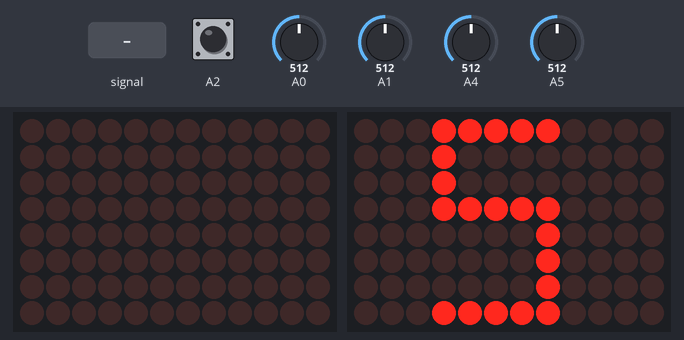
This sketch was run on a simulated Arduino Uno R4 WiFi. On the bench: 2 × 12×8 LED matrix. The test bench sets the inputs (shaded band); at power-on: A2 HIGH, A0 = 512, A1 = 512, A4 = 512, A5 = 512. Random numbers use the default seed unless the sketch sets one.

Above: at 1.2 s.
1.3 s: A0 fed a 200 Hz sine of ±81 counts around its level
At 1.52 s:
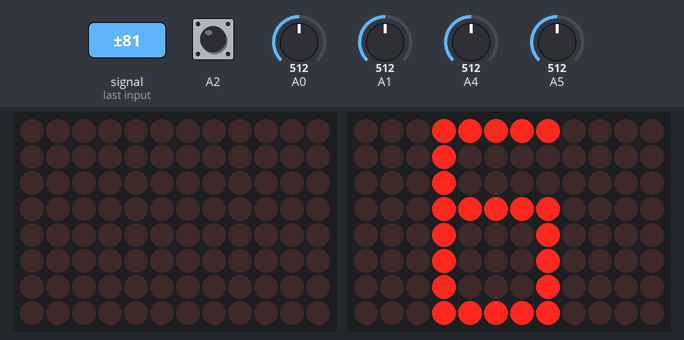
3.4 s: A2 pulled LOW for 0.15 s
At 3.8 s:
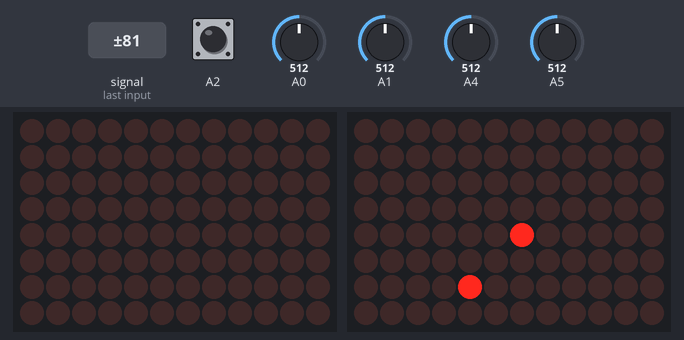
4.1 s: A2 pulled LOW for 3.2 s
At 17.4 s:
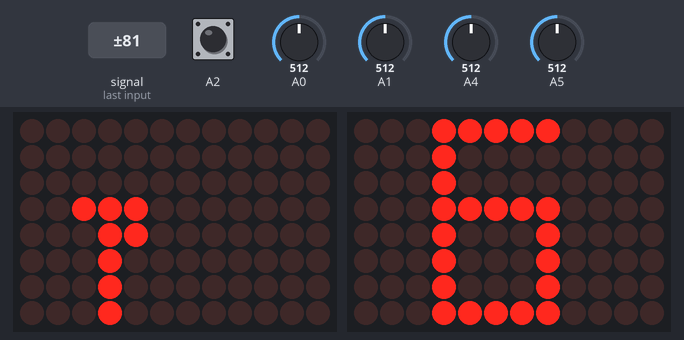

The sketch:

snake.ino
```cpp
// #include <Arduino_LED_Matrix.h>

#include "JoyStick.h"
#include "number_array.h" // In this file is function to get the bitmap of a number
#include "clear_screen.h"

#include "simple_ai.h"

ArduinoLEDMatrix matrix;
SimpleAI simple_ai(3, 10);

// 507 and 509 are values for the joystick in normal position
// 5 and 5 are the deadzone precent (to ignore small movements of the joystick)
// You can change the SW pin to digital pin
JoyStick joy_stick(A0, A1, A2, 509, 507, 5, 5);


const int screen_width = 12;
const int screen_height = 8;

bool ai = false;
bool show_menu = true;
bool playing = false;
bool show_end_screen = false;

float difficulty = 5; // 1-9
float multiplier; // 0.02*difficulty + 1
float speed = 3;
float delay_time = 1000/speed; // ms

float current_millis = 0;
float last_millis_end_screen = 0;
float last_millis_food = 0;
float blink_delay = 400;


bool btn_pressed = false;
int btn_pressed_millis = 0;
int btn_released_millis = 0;
int long_press = 750;


struct coordinates{
  int x;
  int y;
};

int snake_length = 1;
coordinates snake[96]; // Max length of snake is 96 (8*12)
coordinates food;

String joy_stick_pos = ""; // in which direction the joystick is pointing ("UP", "RIGHT", "DOWN", "LEFT", "CENTER")
String direction = ""; // in which direction the snake is moving ("UP", "RIGHT", "DOWN", "LEFT")
String last_direction = ""; // in which direction the snake was moving last ("UP", "RIGHT", "DOWN", "LEFT")


void setup() {
  Serial.begin(9600);
  matrix.begin();
  randomSeed(analogRead(A4) + analogRead(A5)); // Seed for random food position (I am using 2 analog pins to get a more random seed)

  generate_food(); // Generate the first food
  snake[0].x = screen_width/2; // Start position of the snake is in the middle of the screen
  snake[0].y = screen_height/2; // Start position of the snake is in the middle of the screen

  if (ai){
    playing = false;
    show_end_screen = false;
    show_menu = false;
  }

}

void loop() {
  // Here you can call print function to print the values
  // print();

  // If the stage of the game is playing (main)
  if (playing){
    delay_time = 1000/speed;  // Update the delay time

    for (int _ = 0; _ < 10; _++){ // If this loop wasn't here, the joystick would be checked only once every delay time
      get_direction();
      delay(delay_time/10);
      // If the game is still playing, render the snake and the food on the screen
      if (!show_end_screen){
        render_on_screen(); // Render the snake and the food on the screen
      }
    }
    last_direction = direction;  // To prevent the snake from going back on itself

    move(); // Move the snake
    check_for_collisions(); // Check for collisions


   // If the stage of the game is menu
  }else if (show_menu){
    // If the joystick is in the left the difficulty will decrease
    if (difficulty > 0 && joy_stick.get_x_direction() == "LEFT"){
      difficulty--;
      delay(150); // To prevent the difficulty from changing too fast
    // If the joystick is in the right the difficulty will increase
    }else if (difficulty < 10 && joy_stick.get_x_direction() == "RIGHT"){
      difficulty++;
      delay(150); // To prevent the difficulty from changing too fast
    }

    // // If the joystick is pressed, the game will start
    // if (joy_stick.get_SW()){
    //   multiplier = float(0.02*difficulty) + 1; // The multiplier is used to increase the speed of the snake based on the difficulty
    //   speed *= multiplier; // Increase the speed of the snake
    //   playing = true; // The game is now playing
    //   show_menu = false; // The menu is now hidden
    // }
    if (joy_stick.get_SW() && !btn_pressed){
      btn_pressed = true;
      btn_pressed_millis = millis();
    }
    if (btn_pressed && !joy_stick.get_SW()){
        btn_released_millis = millis();
        btn_pressed = false;
    }
    if (btn_released_millis - btn_pressed_millis >= long_press){
      ai = true;
      playing = false;
      show_end_screen = false;
      show_menu = false;

      btn_pressed = false;
      btn_pressed_millis = 0;
      btn_released_millis = 0;

    }else if (btn_released_millis - btn_pressed_millis > 0){
      multiplier = float(0.02*difficulty) + 1; // The multiplier is used to increase the speed of the snake based on the difficulty
      speed *= multiplier; // Increase the speed of the snake
      playing = true; // The game is now playing
      show_menu = false; // The menu is now hidden

      btn_pressed = false;
      btn_pressed_millis = 0;
      btn_released_millis = 0;
    }
    // Render the difficulty on the screen
    number_on_matrix(difficulty);

  // If the stage of the game is end screen
  }else if (show_end_screen){
    current_millis = millis();
    int score = snake_length - 1; // calculate the score

    if (current_millis - last_millis_end_screen >= blink_delay){
      matrix.renderBitmap(clear_screen, 8, 12); // Render the clear screen
      if (current_millis - last_millis_end_screen >= blink_delay*2){
        number_on_matrix(score); // Render the score on the screen
        last_millis_end_screen = current_millis;
      }
    }


    // If the joystick is pressed, the game will reset
    if (joy_stick.get_SW()){
      reset_variables(); // Reset the variables to start the game again
      delay(100);
    }
  }else if (ai){
    if (simple_ai._playing){
      delay(1000/simple_ai._speed);
      simple_ai.move();
      simple_ai.check_for_collisions();
      if (simple_ai._playing){
        simple_ai.render_on_screen();
      }
    }else{
      delay(250);
      number_on_matrix(simple_ai.get_score());
      delay(100*simple_ai.get_score());
      simple_ai.reset_variables();
    }
  }
}

void get_direction(){
  joy_stick_pos = joy_stick.get_direction(); // Get the direction of the joystick
  if (joy_stick_pos != "CENTER"){ // If the joystick is not in the center
    if (joy_stick_pos == "UP" && last_direction != "DOWN"){ // If the joystick is pointing up and the snake wasn't moving down
      direction = "UP";
    }else if (joy_stick_pos == "RIGHT" && last_direction != "LEFT"){ // If the joystick is pointing right and the snake wasn't moving left
      direction = "RIGHT";
    }else if (joy_stick_pos == "DOWN" && last_direction != "UP"){ // If the joystick is pointing down and the snake wasn't moving up
      direction = "DOWN";
    }else if (joy_stick_pos == "LEFT" && last_direction != "RIGHT"){ // If the joystick is pointing left and the snake wasn't moving right
      direction = "LEFT";
    }
  }
}

void move(){
  // Move the body of the snake
  for (int i = snake_length; i > 0; i--){
    snake[i].x = snake[i-1].x;
    snake[i].y = snake[i-1].y;
  }

  // Move the head of the snake
  if (direction == "UP"){
    snake[0].y -= 1;
  }else if (direction == "RIGHT"){
    snake[0].x += 1;
  }else if (direction == "DOWN"){
    snake[0].y += 1;
  }else if (direction == "LEFT"){
    snake[0].x -= 1;
  }
}


void check_for_collisions(){
  // If the snake collides with the food
  if (snake[0].x == food.x && snake[0].y == food.y){
    snake_length++; // Increase the length of the snake
    speed *= float(multiplier); // Increase the speed of the snake
    generate_food(); // Generate a new food
  }

  // If the snake collides with itself
  for (int i = 1; i < snake_length; i++){
    if (snake[0].x == snake[i].x && snake[0].y == snake[i].y){ // If the head of the snake collides with the body of the snake
      playing = false;
      show_end_screen = true;
    }
  }

  // If the snake is out of the screen
  if (snake[0].x > screen_width-1){
    playing = false;
    show_end_screen = true;
  }else if (snake[0].x < 0){
    playing = false;
    show_end_screen = true;
  }else if (snake[0].y < 0){
    playing = false;
    show_end_screen = true;
  }else if (snake[0].y > screen_height-1){
    playing = false;
    show_end_screen = true;
  }
}

// Generate a new food
void generate_food(){
  food.x = random(0, screen_width); // Generate a random x position for the food
  food.y = random(0, screen_height); // Generate a random y position for the food

  // To avoid the food to be generated on the snake
  for (int i = 0; i < snake_length; i++){
    // If the food is generated on the snake, generate a new food
    if (food.x == snake[i].x && food.y == snake[i].y){
      generate_food();
    }
  }
}

// Render the snake and the food on the screen
void render_on_screen(){
  // Create clear screen
  byte on_screen[8][12] = {
  { 0, 0, 0, 0, 0, 0, 0, 0, 0, 0, 0, 0 },
  { 0, 0, 0, 0, 0, 0, 0, 0, 0, 0, 0, 0 },
  { 0, 0, 0, 0, 0, 0, 0, 0, 0, 0, 0, 0 },
  { 0, 0, 0, 0, 0, 0, 0, 0, 0, 0, 0, 0 },
  { 0, 0, 0, 0, 0, 0, 0, 0, 0, 0, 0, 0 },
  { 0, 0, 0, 0, 0, 0, 0, 0, 0, 0, 0, 0 },
  { 0, 0, 0, 0, 0, 0, 0, 0, 0, 0, 0, 0 },
  { 0, 0, 0, 0, 0, 0, 0, 0, 0, 0, 0, 0 }
  };
  // Render each part of the snake
  for (int i = 0; i < snake_length; i++){
    on_screen[snake[i].y][snake[i].x] = 1;
  }
  current_millis = millis();
  if (current_millis - last_millis_food >= blink_delay/4){
    on_screen[food.y][food.x] = 1;
    if (current_millis - last_millis_food >= blink_delay){
      on_screen[food.y][food.x] = 0;
      last_millis_food = current_millis;
    }
  }
  matrix.renderBitmap(on_screen, 8, 12); // Render the bitmap on the screen
}

// This function is here because the get_number function is returning a pointer to a 2D array
void number_on_matrix(int number){
  byte (*p)[8][12] = get_number(number); // Get the pointer to the bitmap of the number

  // Create a copy of the bitmap
  byte copy[8][12];
  for (int i = 0; i < 8; ++i) {
    for (int j = 0; j < 12; ++j) {
      copy[i][j] = (*p)[i][j];
    }
  }
  matrix.renderBitmap(copy, 8, 12); // Render the bitmap on the screen
}

// Print the values to the serial monitor
void print(){
  if (playing){
    Serial.println("");
    Serial.print("direction: ");
    Serial.println(direction);

    Serial.print("snake length: ");
    Serial.println(snake_length);

    Serial.print("speed: ");
    Serial.println(speed);

    Serial.print("delay: ");
    Serial.print(1000/speed);
    Serial.println("ms");
  }
}

// Reset the variables to start the game again
void reset_variables(){
  randomSeed(analogRead(A4) + analogRead(A5)); // Seed for random food position (I am using 2 analog pins to get a more random seed)
  playing = false;
  show_end_screen = false;
  show_menu = true;
  speed = 3;
  // Reset the snake
  for (int i = 0; i < snake_length; i++){
    snake[i].x = 0;
    snake[i].y = 0;
  }
  snake_length = 1;
  snake[0].x = screen_width/2;
  snake[0].y = screen_height/2;
  direction = "";
  joy_stick_pos = "";
  generate_food();
  matrix.renderBitmap(clear_screen, 8, 12);
  delay(250);
}
```

JoyStick.cpp
```cpp
#include "JoyStick.h"

//                                                  set the value of the joystick in normal position, and the deadzone precent

/**
 * @brief Constructor for the JoyStick class.
 *
 * @param x_pin The pin number for the x-axis of the joystick.
 * @param y_pin The pin number for the y-axis of the joystick.
 * @param SW_pin The pin number for the joystick's switch.
 * @param normal_x The normal value for the x-axis of the joystick.
 * @param normal_y The normal value for the y-axis of the joystick.
 * @param deadzone_x The deadzone value for the x-axis of the joystick.
 * @param deadzone_y The deadzone value for the y-axis of the joystick.
 */
JoyStick::JoyStick(int x_pin, int y_pin, int SW_pin, int normal_x, int normal_y, int deadzone_x, int deadzone_y){
    _x_pin = x_pin;
    _y_pin = y_pin;
    _SW_pin = SW_pin;
    _normal_x = normal_x;
    _normal_y = normal_y;
    _deadzone_x_precent = deadzone_x;
    _deadzone_y_precent = deadzone_y;
    // calculate number of deadzones
    _deadzone_x = 1023-normal_x/100 * deadzone_x;
    _deadzone_y = 1023-normal_y/100 * deadzone_y;

    // set pin modes
    pinMode(_x_pin, INPUT);
    pinMode(_y_pin, INPUT);
    pinMode(_SW_pin, INPUT_PULLUP);


}
/**
 * @brief Get the x-coordinate of the joystick.
 *
 * @return int The x-coordinate of the joystick.
 */
int JoyStick::get_x(){
    return analogRead(_x_pin);
}
/**
 * Returns the y-axis value of the joystick.
 *
 * @return The y-axis value of the joystick.
 */
int JoyStick::get_y(){
    return analogRead(_y_pin);
}


/**
 * Returns the direction of the joystick in the x-axis.
 *
 * @return The direction of the joystick in the x-axis as a String.
 */
String JoyStick::get_x_direction(){
    float precent = get_x_precent();
    if(precent < -_deadzone_x_precent){
        return "LEFT";
    }else if(precent > _deadzone_x_precent){
        return "RIGHT";
    }else{
        return "CENTER";
    }
}


/**
 * Returns the direction of the joystick in the y-axis.
 *
 * @return The direction of the joystick in the y-axis as a String.
 */
String JoyStick::get_y_direction(){
    float precent = get_y_precent();
    if(precent < -_deadzone_y_precent){
        return "UP";
    }else if(precent > _deadzone_y_precent){
        return "DOWN";
    }else{
        return "CENTER";
    }
}


/**
 * @brief Get the direction based on the joystick input.
 *
 * This function determines the direction based on the joystick input.
 * It compares the x and y directions and their corresponding percentages
 * to determine the dominant direction. If both directions are equal,
 * it returns the corresponding direction. If the x direction is dominant,
 * it returns "LEFT" or "RIGHT" based on the sign of the x percentage.
 * If the y direction is dominant, it returns "UP" or "DOWN" based on the
 * sign of the y percentage. If no dominant direction is found, it returns
 * "CENTER".
 *
 * @return The direction based on the joystick input.
 */
String JoyStick::get_direction(){

    String x_direction = get_x_direction();
    String y_direction = get_y_direction();
    int x_precent = get_x_precent();
    int y_precent = get_y_precent();
    if(x_direction == "RIGHT" && y_direction == "UP"){
        if(abs(x_precent) > abs(y_precent)){
            return "RIGHT";
        }else{
            return "UP";
        }
    }else if(x_direction == "RIGHT" && y_direction == "DOWN"){
        if(abs(x_precent) > abs(y_precent)){
            return "RIGHT";
        }else{
            return "DOWN";
        }
    }else if(x_direction == "LEFT" && y_direction == "DOWN"){
        if(abs(x_precent) > abs(y_precent)){
            return "LEFT";
        }else{
            return "DOWN";
        }
    }else if(x_direction == "LEFT" && y_direction == "UP"){
        if(abs(x_precent) > abs(y_precent)){
            return "LEFT";
        }else{
            return "UP";
        }
    }else{
        if (x_direction == "LEFT"){
            return "LEFT";
        }else if(x_direction == "RIGHT"){
            return "RIGHT";
        }else if(y_direction == "UP"){
            return "UP";
        }else if(y_direction == "DOWN"){
            return "DOWN";
        }else{
            return "CENTER";
        }
    }

}


/**
 * Calculates the percentage value of the x-axis position of the joystick.
 *
 * @return The percentage value of the x-axis position.
 */
float JoyStick::get_x_precent(){

    int x = get_x();
    if (x > _normal_x){
        float one = 100.0/(1023.0 - float(_normal_x));
        return ((float(x) - float(_normal_x)) * one);
    }else if(x < _normal_x){
        float one = 100.0/float(_normal_x);
        return ((float(x) - float(_normal_x)) * one);
    }else{
        return 0;
    }
}


/**
 * Returns the percentage value of the y-axis position of the joystick.
 *
 * @return The percentage value of the y-axis position.
 */
float JoyStick::get_y_precent(){
    int y = get_y();
    if (y > _normal_y){
        float one = 100.0/(1023.0 - float(_normal_y));
        return ((float(y) - float(_normal_y)) * one);
    }else if(y < _normal_y){
        float one = 100.0/float(_normal_y);
        return ((float(y) - float(_normal_y)) * one);
    } else{
        return 0;
    }
}


/**
 * @brief Gets the state of the joystick's switch.
 *
 * @return true if the switch is pressed, false otherwise.
 */
bool JoyStick::get_SW(){
    return digitalRead(_SW_pin) == LOW;
}
```

JoyStick.h
```cpp
#ifndef JOYSTICK_H
#define JOYSTICK_H

#include "Arduino.h"

class JoyStick{


public:
    JoyStick(int x_pin, int y_pin, int SW_pin, int normal_x = 512, int normal_y = 512, int deadzone_x = 10, int deadzone_y = 10);
    int get_x();
    int get_y();
    String get_x_direction();
    String get_y_direction();
    String get_direction();
    float get_x_precent();
    float get_y_precent();
    bool get_SW();

private:
    int _x_pin;
    int _y_pin;
    int _SW_pin;
    int _normal_x;
    int _normal_y;
    float _deadzone_x_precent;
    float _deadzone_y_precent;
    float _deadzone_x;
    float _deadzone_y;

};


#endif
```

clear_screen.h
```cpp
//clear screen bitmap
byte clear_screen[8][12] = {
{ 0, 0, 0, 0, 0, 0, 0, 0, 0, 0, 0, 0 },
{ 0, 0, 0, 0, 0, 0, 0, 0, 0, 0, 0, 0 },
{ 0, 0, 0, 0, 0, 0, 0, 0, 0, 0, 0, 0 },
{ 0, 0, 0, 0, 0, 0, 0, 0, 0, 0, 0, 0 },
{ 0, 0, 0, 0, 0, 0, 0, 0, 0, 0, 0, 0 },
{ 0, 0, 0, 0, 0, 0, 0, 0, 0, 0, 0, 0 },
{ 0, 0, 0, 0, 0, 0, 0, 0, 0, 0, 0, 0 },
{ 0, 0, 0, 0, 0, 0, 0, 0, 0, 0, 0, 0 }
};
```

number_array.h
```cpp
#ifndef NUMBER_ARRAY_H
#define NUMBER_ARRAY_H

#include <Arduino.h>

extern byte numbers[8][50];

// Declare a function 'get_number' that takes an integer as input and returns a pointer to a 2D array of bytes
byte (*get_number(int number))[8][12];

#endif
```

simple_ai.h
```cpp
#ifndef SIMPLE_AI_H
#define SIMPLE_AI_H

#include "Arduino.h"

#include <Arduino_LED_Matrix.h>

class SimpleAI{
    public:
        SimpleAI(int speed = 10, int difficulty = 9);
        void move();
        void check_for_collisions();
        void render_on_screen();

        void reset_variables();
        int get_score();


        float _speed;
        bool _playing;


    private:
        void generate_food();
        void get_direction();


        ArduinoLEDMatrix _matrix;
        struct coordinates{
            int x;
            int y;
            };
        const int _screen_width = 12;
        const int _screen_height = 8;
        int _snake_length;
        float _multiplier;
        int _default_speed;
        String _direction;
        coordinates _snake[96];
        coordinates _food;


};


#endif
```

Source omitted: umber_array.cpp (data table, 3951 bytes), simple_ai.cpp (7004 bytes)

Measured:
- after the input at 1.3 s, the display: changes after 0.15 s (image 1)
- what the display in image 3 shows lasts 0.9 s, from 16.7 s to 17.6 s
